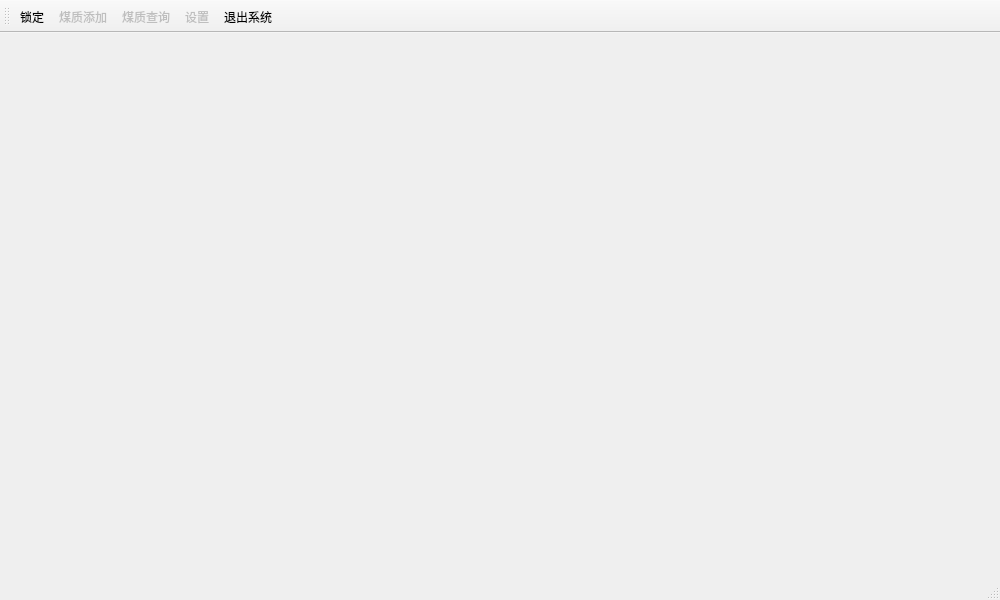
<?xml version="1.0" encoding="UTF-8"?>
<ui version="4.0">
 <class>MainWindow</class>
 <widget class="QMainWindow" name="MainWindow">
  <property name="enabled">
   <bool>true</bool>
  </property>
  <property name="geometry">
   <rect>
    <x>0</x>
    <y>0</y>
    <width>1000</width>
    <height>600</height>
   </rect>
  </property>
  <property name="windowTitle">
   <string>煤质管理</string>
  </property>
  <property name="toolButtonStyle">
   <enum>Qt::ToolButtonTextBesideIcon</enum>
  </property>
  <widget class="QWidget" name="centralWidget"/>
  <widget class="QStatusBar" name="statusBar"/>
  <widget class="QToolBar" name="toolBar">
   <property name="enabled">
    <bool>true</bool>
   </property>
   <property name="windowTitle">
    <string>toolBar</string>
   </property>
   <property name="toolButtonStyle">
    <enum>Qt::ToolButtonTextUnderIcon</enum>
   </property>
   <attribute name="toolBarArea">
    <enum>TopToolBarArea</enum>
   </attribute>
   <attribute name="toolBarBreak">
    <bool>false</bool>
   </attribute>
   <addaction name="action_login"/>
   <addaction name="action_add"/>
   <addaction name="action_find"/>
   <addaction name="action_setting"/>
   <addaction name="action_exit"/>
  </widget>
  <widget class="QMenuBar" name="menuBar">
   <property name="enabled">
    <bool>true</bool>
   </property>
   <property name="geometry">
    <rect>
     <x>0</x>
     <y>0</y>
     <width>1000</width>
     <height>24</height>
    </rect>
   </property>
   <property name="styleSheet">
    <string>display:none;</string>
   </property>
   <property name="defaultUp">
    <bool>false</bool>
   </property>
  </widget>
  <action name="action_add">
   <property name="enabled">
    <bool>false</bool>
   </property>
   <property name="icon">
    <iconset resource="main.qrc">
     <normaloff>:/images/add.png</normaloff>:/images/add.png</iconset>
   </property>
   <property name="text">
    <string>煤质添加</string>
   </property>
   <property name="shortcut">
    <string>Ctrl+N</string>
   </property>
  </action>
  <action name="action_find">
   <property name="enabled">
    <bool>false</bool>
   </property>
   <property name="icon">
    <iconset resource="main.qrc">
     <normaloff>:/images/find.png</normaloff>:/images/find.png</iconset>
   </property>
   <property name="text">
    <string>煤质查询</string>
   </property>
   <property name="shortcut">
    <string>Ctrl+F</string>
   </property>
  </action>
  <action name="action_exit">
   <property name="enabled">
    <bool>true</bool>
   </property>
   <property name="icon">
    <iconset resource="main.qrc">
     <normaloff>:/images/exit.png</normaloff>:/images/exit.png</iconset>
   </property>
   <property name="text">
    <string>退出系统</string>
   </property>
   <property name="shortcut">
    <string>Ctrl+Q</string>
   </property>
  </action>
  <action name="action_login">
   <property name="enabled">
    <bool>true</bool>
   </property>
   <property name="icon">
    <iconset resource="main.qrc">
     <normaloff>:/images/login.png</normaloff>:/images/login.png</iconset>
   </property>
   <property name="text">
    <string>锁定</string>
   </property>
   <property name="toolTip">
    <string>Login First</string>
   </property>
   <property name="shortcut">
    <string>Alt+L</string>
   </property>
  </action>
  <action name="action_setting">
   <property name="enabled">
    <bool>false</bool>
   </property>
   <property name="icon">
    <iconset resource="main.qrc">
     <normaloff>:/images/setting.png</normaloff>:/images/setting.png</iconset>
   </property>
   <property name="text">
    <string>设置</string>
   </property>
   <property name="shortcut">
    <string>Alt+S</string>
   </property>
  </action>
 </widget>
 <layoutdefault spacing="6" margin="11"/>
 <resources>
  <include location="main.qrc"/>
 </resources>
 <connections/>
</ui>
